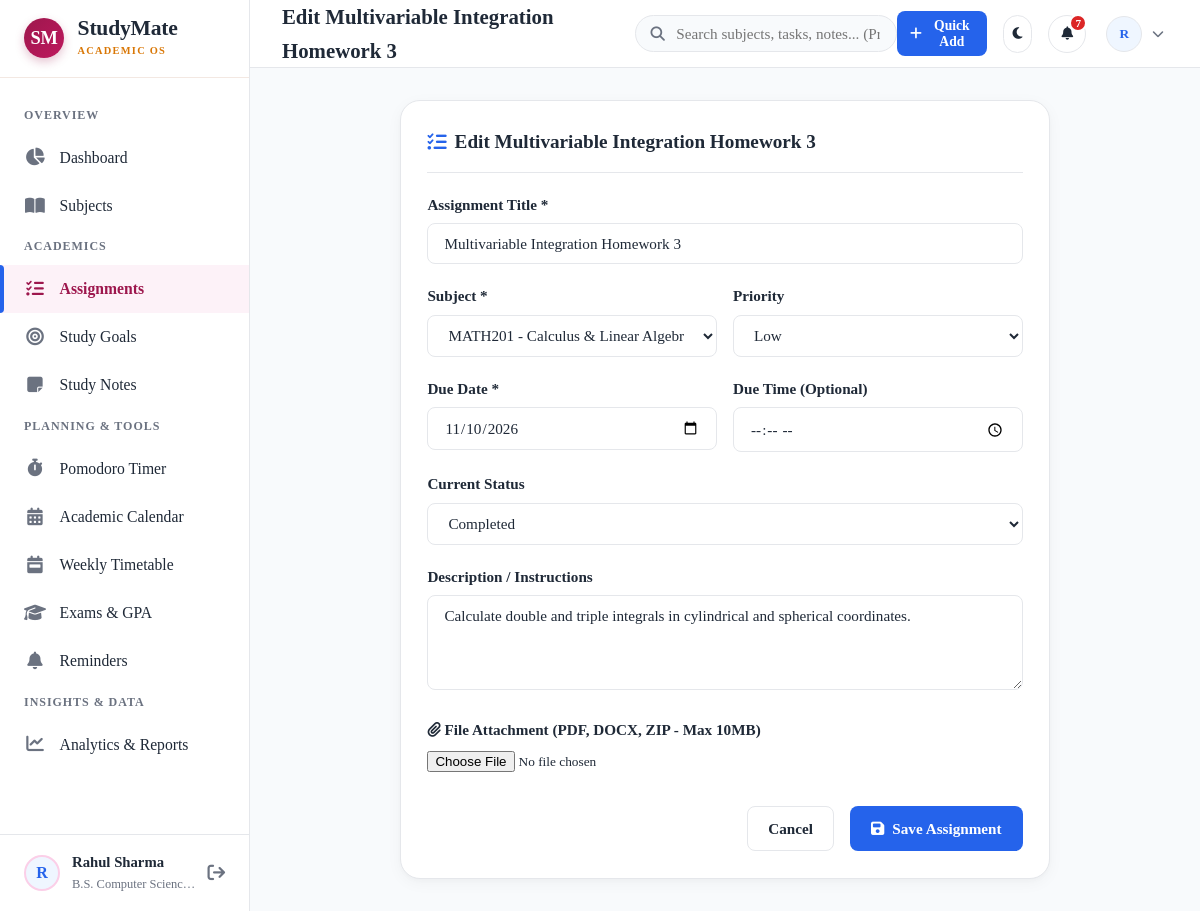
The app's page /assignments/6/edit/ (signed in) with its own data.
### accounts/models.py (models this page shows, shortened)
class Profile(models.Model):
    user = models.OneToOneField(User, on_delete=models.CASCADE, related_name='profile')
    avatar = models.ImageField(upload_to='avatars/', blank=True, null=True)
    institution = models.CharField(max_length=200, blank=True, default='')
    course_grade = models.CharField(max_length=100, blank=True, default='', verbose_name='Course / Grade')
    daily_study_target_hours = models.DecimalField(
        max_digits=4, decimal_places=1, default=4.0,
        verbose_name='Daily Study Target (Hours)'
    )
    bio = models.TextField(blank=True, default='')
    created_at = models.DateTimeField(auto_now_add=True)
    updated_at = models.DateTimeField(auto_now=True)
    @property
    def avatar_url(self):
        if self.avatar and hasattr(self.avatar, 'url'):
            return self.avatar.url
        return None

### core/models.py (models this page shows, shortened)
class Assignment(models.Model):
    PRIORITY_CHOICES = (
        ('low', 'Low'),
        ('medium', 'Medium'),
        ('high', 'High'),
    )
    STATUS_CHOICES = (
        ('not_started', 'Not Started'),
        ('in_progress', 'In Progress'),
        ('completed', 'Completed'),
    )
    user = models.ForeignKey(User, on_delete=models.CASCADE, related_name='assignments')
    subject = models.ForeignKey(Subject, on_delete=models.CASCADE, related_name='assignments')
    title = models.CharField(max_length=200)
    description = models.TextField(blank=True)
    due_date = models.DateField()
    due_time = models.TimeField(null=True, blank=True)
    priority = models.CharField(max_length=10, choices=PRIORITY_CHOICES, default='medium')
    status = models.CharField(max_length=20, choices=STATUS_CHOICES, default='not_started')
    completed_at = models.DateTimeField(null=True, blank=True)
    attachment = models.FileField(upload_to='assignments/%Y/%m/', null=True, blank=True)
    created_at = models.DateTimeField(auto_now_add=True)
    updated_at = models.DateTimeField(auto_now=True)
    class Meta:
        ordering = ['due_date', 'due_time', '-priority']
    @property
    def is_completed(self):
        return self.status == 'completed'
    @property
    def countdown_text(self):
        if self.is_completed:
            return "Completed"
        today = date.today()
        delta = (self.due_date - today).days
        if delta < 0:
            abs_days = abs(delta)
            return f"Overdue by {abs_days} day{'s' if abs_days != 1 else ''}"
        elif delta == 0:
            return "Due today"
        elif delta == 1:
            return "Due tomorrow"
        else:
            return f"Due in {delta} days"

### core/views.py (the view)
# urls.py: path('assignments/<int:pk>/edit/', views.assignment_update_view, name='assignment_update'),
@login_required
def assignment_update_view(request, pk):
    assignment = get_object_or_404(Assignment, pk=pk, user=request.user)
    if request.method == 'POST':
        form = AssignmentForm(request.POST, request.FILES, instance=assignment, user=request.user)
        if form.is_valid():
            form.save()
            messages.success(request, f"Assignment '{assignment.title}' updated successfully!")
            return redirect('core:assignment_detail', pk=assignment.pk)
    else:
        form = AssignmentForm(instance=assignment, user=request.user)
    return render(request, 'core/assignment_form.html', {'form': form, 'title': f'Edit {assignment.title}', 'active_nav': 'assignments'})

### core/forms.py (shortened to what this page needs)
class AssignmentForm(forms.ModelForm):
    class Meta:
        model = Assignment
        fields = ['subject', 'title', 'description', 'due_date', 'due_time', 'priority', 'status', 'attachment']
        widgets = {
            'subject': forms.Select(attrs={'class': 'form-select'}),
            'title': forms.TextInput(attrs={'class': 'form-input', 'placeholder': 'e.g. Chapter 4 Problem Set'}),
            'description': forms.Textarea(attrs={'class': 'form-input', 'rows': 4, 'placeholder': 'Assignment requirements, guidelines, questions...'}),
            'due_date': forms.DateInput(attrs={'class': 'form-input', 'type': 'date'}),
            'due_time': forms.TimeInput(attrs={'class': 'form-input', 'type': 'time'}),
            'priority': forms.Select(attrs={'class': 'form-select'}),
            'status': forms.Select(attrs={'class': 'form-select'}),
            'attachment': forms.FileInput(attrs={'class': 'form-file-input'}),
        }
    def __init__(self, *args, **kwargs):
        user = kwargs.pop('user', None)
        super().__init__(*args, **kwargs)
        if user:
            self.fields['subject'].queryset = Subject.objects.filter(user=user, is_archived=False)

### core/models.py (called while the page is built)
    def __str__(self):
        return f"{self.code} - {self.name}" if self.code else self.name

### templates/core/assignment_form.html (shortened to what this page needs)
{% extends 'base.html' %}
{% load static %}
{% block content %}
<div style="max-width: 650px; margin: 0 auto;">
  <div class="card">
    <div class="card-header">
      <div class="card-title">
        <i class="fa-solid fa-list-check" style="color: var(--primary);"></i>
        <span>{{ title }}</span>
      </div>
    </div>
    <form method="POST" enctype="multipart/form-data">
      <div class="form-group">
        <label class="form-label" for="id_title">Assignment Title *</label>
        {{ form.title }}
      </div>
      <div style="display: grid; grid-template-columns: 1fr 1fr; gap: 1rem;">
        <div class="form-group">
          <label class="form-label" for="id_subject">Subject *</label>
          {{ form.subject }}
        </div>
        <div class="form-group">
          <label class="form-label" for="id_priority">Priority</label>
          {{ form.priority }}
        </div>
      </div>
      <div style="display: grid; grid-template-columns: 1fr 1fr; gap: 1rem;">
        <div class="form-group">
          <label class="form-label" for="id_due_date">Due Date *</label>
          {{ form.due_date }}
        </div>
        <div class="form-group">
          <label class="form-label" for="id_due_time">Due Time (Optional)</label>
          {{ form.due_time }}
        </div>
      </div>
      <div class="form-group">
        <label class="form-label" for="id_status">Current Status</label>
        {{ form.status }}
      </div>
      <div class="form-group">
        <label class="form-label" for="id_description">Description / Instructions</label>
        {{ form.description }}
      </div>
      <div class="form-group">
        <label class="form-label" for="id_attachment">
          <i class="fa-solid fa-paperclip"></i> File Attachment (PDF, DOCX, ZIP - Max 10MB)
        </label>
        {{ form.attachment }}
      </div>
      <div style="display: flex; justify-content: flex-end; gap: 1rem; margin-top: 2rem;">
        <a href="{% url 'core:assignment_list' %}" class="btn btn-secondary">Cancel</a>
        <button type="submit" class="btn btn-primary">
          <i class="fa-solid fa-floppy-disk"></i> Save Assignment
        </button>
      </div>
    </form>
  </div>
</div>
{% endblock %}

### templates/partials/sidebar.html (shortened to what this page needs)
{% load static %}
<aside class="sidebar" id="sidebar">
  <div class="sidebar-header" style="height: 78px; padding: 0 1.5rem; display: flex; align-items: center; justify-content: space-between; border-bottom: 1px solid var(--card-border-soft);">
    <a href="{% url 'core:dashboard' %}" class="public-brand" style="text-decoration: none;">
      <div class="public-brand-monogram" style="width: 40px; height: 40px; font-size: 1.15rem;">SM</div>
      <div>
        <div class="public-brand-title" style="font-size: 1.35rem;">StudyMate</div>
        <div class="public-brand-subtitle" style="font-size: 0.65rem;">ACADEMIC OS</div>
      </div>
    </a>
  </div>
  <nav class="sidebar-nav" style="padding: 1.25rem 0;">
    <div class="nav-section-title">Overview</div>
    <a href="{% url 'core:dashboard' %}" class="nav-item {% if active_nav == 'dashboard' %}active{% endif %}">
      <i class="fa-solid fa-chart-pie"></i>
      <span>Dashboard</span>
    </a>
    <a href="{% url 'core:subject_list' %}" class="nav-item {% if active_nav == 'subjects' %}active{% endif %}">
      <i class="fa-solid fa-book-open"></i>
      <span>Subjects</span>
    </a>
    <div class="nav-section-title">Academics</div>
    <a href="{% url 'core:assignment_list' %}" class="nav-item {% if active_nav == 'assignments' %}active{% endif %}">
      <i class="fa-solid fa-list-check"></i>
      <span>Assignments</span>
    </a>
    <a href="{% url 'core:goal_list' %}" class="nav-item {% if active_nav == 'goals' %}active{% endif %}">
      <i class="fa-solid fa-bullseye"></i>
      <span>Study Goals</span>
    </a>
    <a href="{% url 'core:note_list' %}" class="nav-item {% if active_nav == 'notes' %}active{% endif %}">
      <i class="fa-solid fa-note-sticky"></i>
      <span>Study Notes</span>
    </a>
    <div class="nav-section-title">Planning & Tools</div>
    <a href="{% url 'planner:timer' %}" class="nav-item {% if active_nav == 'timer' %}active{% endif %}">
      <i class="fa-solid fa-stopwatch"></i>
      <span>Pomodoro Timer</span>
    </a>
    <a href="{% url 'planner:calendar' %}" class="nav-item {% if active_nav == 'calendar' %}active{% endif %}">
      <i class="fa-solid fa-calendar-days"></i>
      <span>Academic Calendar</span>
    </a>
    <a href="{% url 'planner:timetable' %}" class="nav-item {% if active_nav == 'timetable' %}active{% endif %}">
      <i class="fa-solid fa-calendar-week"></i>
      <span>Weekly Timetable</span>
    </a>
    <a href="{% url 'planner:exam_list' %}" class="nav-item {% if active_nav == 'exams' %}active{% endif %}">
      <i class="fa-solid fa-graduation-cap"></i>
      <span>Exams & GPA</span>
    </a>
    <a href="{% url 'planner:reminders' %}" class="nav-item {% if active_nav == 'reminders' %}active{% endif %}">
      <i class="fa-solid fa-bell"></i>
      <span>Reminders</span>
    </a>
    <div class="nav-section-title">Insights & Data</div>
    <a href="{% url 'analytics:dashboard' %}" class="nav-item {% if active_nav == 'analytics' %}active{% endif %}">
      <i class="fa-solid fa-chart-line"></i>
      <span>Analytics & Reports</span>
    </a>
  </nav>
  <div class="sidebar-footer">
    <div class="user-quick-profile">
      <div class="user-avatar-sm" style="border: 2px solid var(--luxury-rose-border);">
        {% if user.profile.avatar_url %}
          <img src="{{ user.profile.avatar_url }}" alt="{{ user.username }}">
        {% else %}
          <span>{{ user.first_name|first|default:user.username|first|upper }}</span>
        {% endif %}
      </div>
      <div style="flex: 1; overflow: hidden;">
        <div style="font-weight: 700; font-size: 0.92rem; white-space: nowrap; text-overflow: ellipsis; overflow: hidden;">
          {{ user.get_full_name|default:user.username }}
        </div>
        <div style="font-size: 0.78rem; color: var(--text-muted); white-space: nowrap; text-overflow: ellipsis; overflow: hidden;">
          {{ user.profile.course_grade|default:"Student" }}
        </div>
      </div>
      <a href="{% url 'accounts:logout' %}" title="Log Out" style="color: var(--text-muted); font-size: 1.1rem;">
        <i class="fa-solid fa-arrow-right-from-bracket"></i>
      </a>
    </div>
  </div>
</aside>

### templates/partials/navbar.html (shortened to what this page needs)
{% load static %}
<header class="topbar">
  <div class="topbar-left">
    <div class="page-title-header">
      {{ title|default:"StudyMate Workspace" }}
    </div>
  </div>
  <form action="{% url 'core:global_search' %}" method="GET" class="topbar-search">
    <input type="text" name="q" value="{{ query|default:'' }}" placeholder="Search subjects, tasks, notes... (Press Enter)" autocomplete="off">
  </form>
  <div class="topbar-right">
    <button class="btn btn-primary btn-sm" onclick="openQuickAddModal()" title="Press 'N' anywhere to quick add">
      <i class="fa-solid fa-plus"></i>
      <span>Quick Add</span>
    </button>
    <button class="action-icon-btn" id="theme-toggle-btn" title="Toggle Light / Dark Mode">
      <i class="fa-solid fa-moon" id="theme-toggle-icon"></i>
    </button>
    <div style="position: relative;">
      <button class="action-icon-btn" id="notif-toggle-btn" title="Notifications">
        <i class="fa-solid fa-bell"></i>
        {% if nav_notification_count > 0 %}
          <span class="badge-dot">{{ nav_notification_count }}</span>
        {% endif %}
      </button>
    </div>
    <div class="profile-dropdown-wrapper">
      <button class="profile-btn" id="profile-dropdown-btn">
        <div class="user-avatar-sm">
          {% if user.profile.avatar_url %}
            <img src="{{ user.profile.avatar_url }}" alt="{{ user.username }}">
          {% else %}
            <span>{{ user.first_name|first|default:user.username|first|upper }}</span>
          {% endif %}
        </div>
        <i class="fa-solid fa-chevron-down" style="font-size: 0.75rem; color: var(--text-muted);"></i>
      </button>
    </div>
  </div>
</header>

### records on screen
Assignment: title "Multivariable Integration Homework 3", subject "MATH201 - Calculus & Linear Algebra", priority "Low", due_date "11/10/2026", status "Completed", description "Calculate double and triple integrals in cylindrical and spherical coordinates."

### other values on screen
{{ user.first_name|first|default:user.username|first|upper }} "R"
{{ user.get_full_name|default:user.username }} "Rahul Sharma"
{{ user.profile.course_grade|default:"Student" }} "B.S. Computer Scien…"
{{ title|default:"StudyMate Workspace" }} "Edit Multivariable Integration Homework 3"
{{ nav_notification_count }} "7"
{{ title }} "Edit Multivariable Integration Homework 3"
